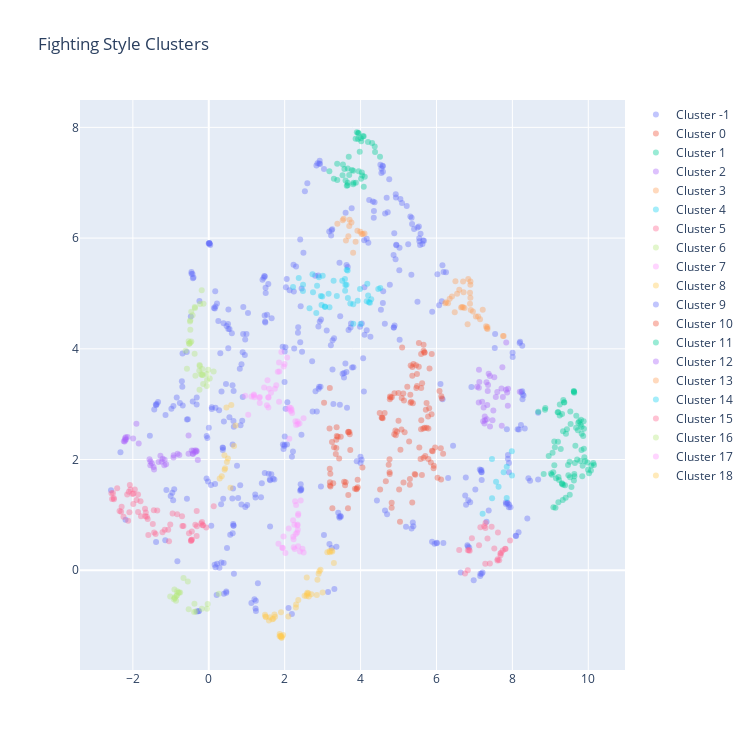

Notebook code for this chart:
### Code cell
from scripts.cluster import ClusterAnalysis

ca = ClusterAnalysis(fighter_df_clean.loc[fighter_df_clean['weight_class'] == 'Featherweight'], n_neighbors=5, min_cluster_size=10, min_dist=0.1, metric='euclidean', cluster_dims=style_dims)
ca.run()
